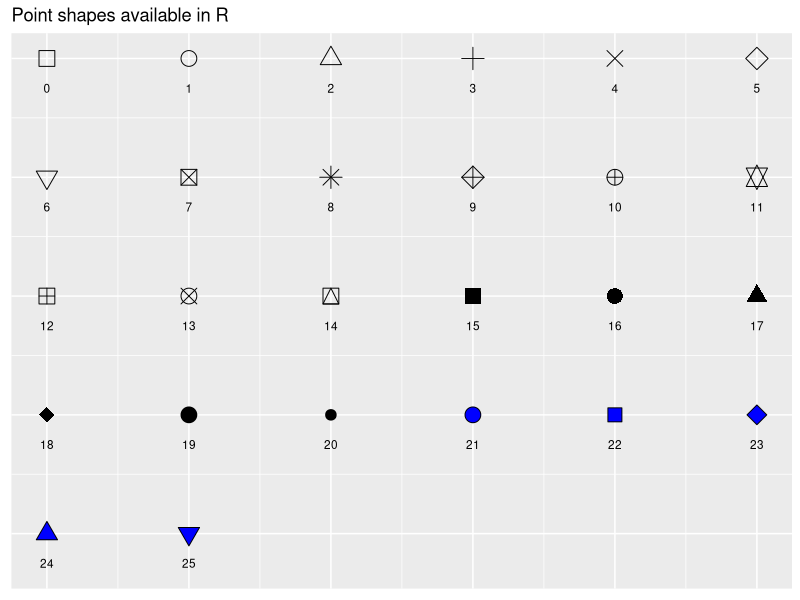

Here is the R script that generated this plot: (Note: this script raises an error after producing the figure.)
rm(list =ls(envir = globalenv()), envir = globalenv()); if(is.null(dev.list())) dev.off(); gc(); cat("\014")

setwd('C:/Users/User/repos/lis4369/p2/')

a <- 9
a

a + 5

b <- sqrt(a)
b

c <- c(1,2,5.3,6,-2,4)

print(c)

typeof(c)

is.list(c)
is.vector(c)

d <- c("one", "two", "three")
d

typeof(d)

e <- c(TRUE, TRUE, TRUE, FALSE, TRUE, FALSE)

typeof(e)

d[1]

my_str <- "Hello, World!"
my_str

typeof(my_str)

sqrt(a)

sqrt(c)

a^2

c^2

min(c)

max(c)

mean(c)

sum(c)

# url = "https://raw.github.com/vincentarelbundock/Rdatasets/master/csv/Stat2Data/Titanic.csv"
# titanic <- read.csv(file=url, head=TRUE,sep=",")

# titanic

# summary(titanic)

# dir()

# getwd()

# names(titanic)

# titanic$Name

# titanic$Age

# attributes(titanic)

# ls()


# mean(titanic$Age)

# mean(titanic$Age, na.rm=TRUE)
# median(titanic$Age, na.rm=TRUE)
# quantile(titanic$Age, na.rm=TRUE)
# min(titanic$Age, na.rm=TRUE)
# max(titanic$Age, na.rm=TRUE)
# var(titanic$Age, na.rm=TRUE)
# sd(titanic$Age, na.rm=TRUE)

# summary(titanic$Age, na.rm=TRUE)

# titanic[!complete.cases(titanic),]

# titanic_no_missing_data <- na.omit(titanic)
# titanic_no_missing_data

# pdf(file="C:/Users/User/repos/lis4369/a5/myplotfile.pdf")
# stripchart(titanic_no_missing_data$Age)

# boxplot(titanic_no_missing_data$Age)

# dev.off()


# boxplot(titanic_no_missing_data$Age,
#     main='Distribution of Titanic Passengers Ages',
#     xlab='Ages',
#     horizontal=TRUE)

# plot(titanic_no_missing_data$Age, titanic_no_missing_data$Survived,
#     main="Relationship Between Ages and Survival",
#     xlab="Age",
#     ylab="Survived")

# save.image()

# install.packages("ggpubr")
ggpubr::show_point_shapes()

pdf(file="C:/Users/User/repos/lis4369/p2/lis4369_output.pdf")



sink(lis4369_output.txt)

#1.

mtcars

#2.

head(mtcars, 10)

#3.

tail(mtcars, 10)

#4.

str(mtcars)

#5.

colnames(mtcars)

#6.

head(mtcars,1)

#7.

mtcars$mpg

#8.

mtcars$cyl

#9.

mtcars[3,4]

#10.

mtcars[mtcars$cyl>4,]

#11.

mtcars[mtcars$cyl>4 & mtcars$gear>4,]

#12.

mtcars[mtcars$cyl>4 & mtcars$gear==4,]

#13.

mtcars[mtcars$cyl>4 | mtcars$gear==4,]

#14.

mtcars[mtcars$cyl>4 & mtcars$gear!=4,]

#15.

nrow(mtcars)

#16.

length(mtcars)

#17.

dim(mtcars)

#18.

str(mtcars)

#19.

mean(mtcars$hp, na.rm=TRUE)
median(mtcars$hp, na.rm=TRUE)
quantile(mtcars$hp, na.rm=TRUE)
min(mtcars$hp, na.rm=TRUE)
max(mtcars$hp, na.rm=TRUE)
var(mtcars$hp, na.rm=TRUE)
sd(mtcars$hp, na.rm=TRUE)

#20.

summary(mtcars$hp)

# install.packages("RColorBrewer")

library(RColorBrewer)

brewer.pal(n = 8, name = "Set2")

palette(brewer.pal(n = 8, name = "Set2"))


# plot(mtcars$disp, mtcars$mpg,
#     main='Anthony Patregnani: Displacement vs MPG',
#     xlab='Displacement',
#     ylab='MPG',
#     pch='*',
#     cex=1.5,
#     col="5")

library(ggplot2)
qplot(disp, mpg, data=mtcars,
      main='Anthony Patregnani: Displacement vs MPG',
      xlab='Displacement',
      ylab='MPG',
      col=cyl)


plot(mtcars$wt, mtcars$mpg,pch=21,
    main="Anthony Patregnani: Weight vs MPG",
    xlab="Weight in thousands",
    ylab="MPG",
    col="2")

save.image()


dev.off()

sink()